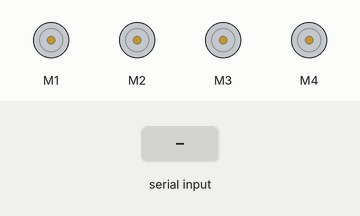
A sketch run on a simulated Arduino Uno, built with avr-gcc and run on an emulated ATmega328P. Shown: 4 × DC motor (green arrow = forward, orange = backward, longer = faster). The test bench sets the inputs (shaded band).

Above: at 1.2 s.
1.3 s: "F" received over Serial
At 2.3 s:
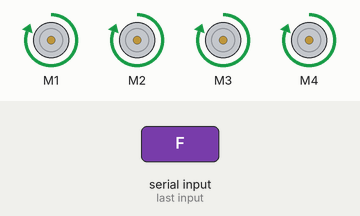
2.8 s: "B" received over Serial
At 3.4 s:
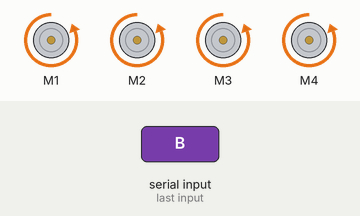
4.3 s: "L" received over Serial
At 4.6 s:
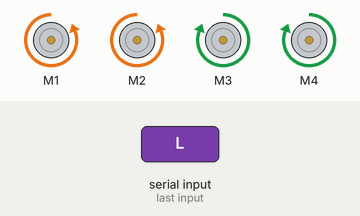
5.8 s: "R" received over Serial
At 6.9 s:
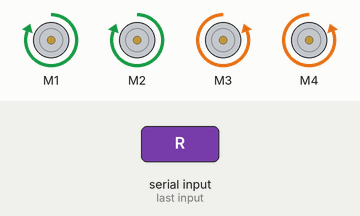
7.3 s: "I" received over Serial
At 8.1 s:
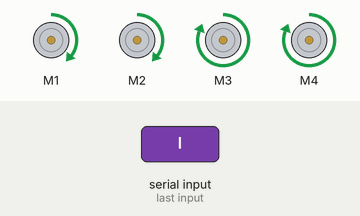
8.8 s: "G" received over Serial
At 9.2 s:
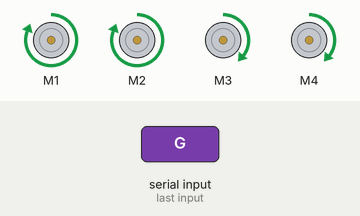
Timing chart, 0 to 11.3 s (numbered marks = the images above; inputs shaded):
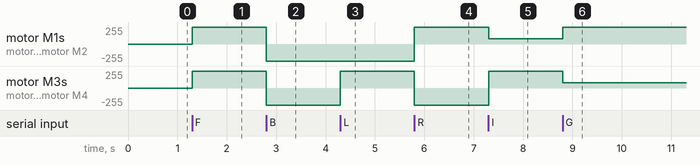

Measured:
- after the input at 1.3 s, motor M1–4: stopped → forward 255/255 at once
- after the input at 2.8 s, motor M1–4: forward 255/255 → backward 255/255 at once
- after the input at 4.3 s, motor M3, motor M4: backward 255/255 → forward 255/255 at once
- after the input at 5.8 s, motor M1, motor M2: backward 255/255 → forward 255/255 at once; motor M3, motor M4: forward 255/255 → backward 255/255 at once
- after the input at 7.3 s, motor M1, motor M2: forward 255/255 → forward 82/255 at once; motor M3, motor M4: backward 255/255 → forward 255/255 at once
- after the input at 8.8 s, motor M1, motor M2: forward 82/255 → forward 255/255 at once; motor M3, motor M4: forward 255/255 → forward 82/255 at once

The sketch:

CARORG.ino
```cpp
#include <AFMotor.h>

//initial motors pin
AF_DCMotor motor1(1, MOTOR12_1KHZ);
AF_DCMotor motor2(2, MOTOR12_1KHZ);
AF_DCMotor motor3(3, MOTOR34_1KHZ);
AF_DCMotor motor4(4, MOTOR34_1KHZ);

int val;
int Speeed = 255;

void setup()
{
  Serial.begin(9600);  //Set the baud rate to your Bluetooth module.
}
void loop(){
  if(Serial.available() > 0){
    val = Serial.read();


          if (val == 'F'){
            motor1.setSpeed(Speeed); //Define maximum velocity
  motor1.run(FORWARD); //rotate the motor clockwise
  motor2.setSpeed(Speeed); //Define maximum velocity
  motor2.run(FORWARD); //rotate the motor clockwise
  motor3.setSpeed(Speeed);//Define maximum velocity
  motor3.run(FORWARD); //rotate the motor clockwise
  motor4.setSpeed(Speeed);//Define maximum velocity
  motor4.run(FORWARD); //rotate the motor clockwise
          }

          if (val == 'B'){
           motor1.setSpeed(Speeed); //Define maximum velocity
  motor1.run(BACKWARD); //rotate the motor anti-clockwise
  motor2.setSpeed(Speeed); //Define maximum velocity
  motor2.run(BACKWARD); //rotate the motor anti-clockwise
  motor3.setSpeed(Speeed); //Define maximum velocity
  motor3.run(BACKWARD); //rotate the motor anti-clockwise
  motor4.setSpeed(Speeed); //Define maximum velocity
  motor4.run(BACKWARD); //rotate the motor anti-clockwise
          }

          if (val == 'L'){
            motor1.setSpeed(Speeed); //Define maximum velocity
  motor1.run(BACKWARD); //rotate the motor anti-clockwise
  motor2.setSpeed(Speeed); //Define maximum velocity
  motor2.run(BACKWARD); //rotate the motor anti-clockwise
  motor3.setSpeed(Speeed); //Define maximum velocity
  motor3.run(FORWARD);  //rotate the motor clockwise
  motor4.setSpeed(Speeed); //Define maximum velocity
  motor4.run(FORWARD);  //rotate the motor clockwise
          }

          if (val == 'R'){
            motor1.setSpeed(Speeed); //Define maximum velocity
  motor1.run(FORWARD); //rotate the motor clockwise
  motor2.setSpeed(Speeed); //Define maximum velocity
  motor2.run(FORWARD); //rotate the motor clockwise
  motor3.setSpeed(Speeed); //Define maximum velocity
  motor3.run(BACKWARD); //rotate the motor anti-clockwise
  motor4.setSpeed(Speeed); //Define maximum velocity
  motor4.run(BACKWARD); //rotate the motor anti-clockwise
          }
          if (val == 'I'){
            motor1.setSpeed(Speeed/3.1); //Define maximum velocity
  motor1.run(FORWARD); //rotate the motor clockwise
  motor2.setSpeed(Speeed/3.1); //Define maximum velocity
  motor2.run(FORWARD); //rotate the motor clockwise
  motor3.setSpeed(Speeed);//Define maximum velocity
  motor3.run(FORWARD); //rotate the motor clockwise
  motor4.setSpeed(Speeed);//Define maximum velocity
  motor4.run(FORWARD); //rotate the motor clockwise
          }

          if (val == 'G'){
            motor1.setSpeed(Speeed); //Define maximum velocity
  motor1.run(FORWARD); //rotate the motor clockwise
  motor2.setSpeed(Speeed); //Define maximum velocity
  motor2.run(FORWARD); //rotate the motor clockwise
  motor3.setSpeed(Speeed/3.1);//Define maximum velocity
  motor3.run(FORWARD); //rotate the motor clockwise
  motor4.setSpeed(Speeed/3.1);//Define maximum velocity
  motor4.run(FORWARD); //rotate the motor clockwise
          }

          if (val == 'J'){
            motor1.setSpeed(Speeed/3.1); //Define maximum velocity
  motor1.run(BACKWARD); //rotate the motor anti-clockwise
  motor2.setSpeed(Speeed/3.1); //Define maximum velocity
  motor2.run(BACKWARD); //rotate the motor anti-clockwise
  motor3.setSpeed(Speeed); //Define maximum velocity
  motor3.run(BACKWARD); //rotate the motor anti-clockwise
  motor4.setSpeed(Speeed); //Define maximum velocity
  motor4.run(BACKWARD); //rotate the motor anti-clockwise
          }

          if (val == 'H'){
            motor1.setSpeed(Speeed); //Define maximum velocity
  motor1.run(BACKWARD); //rotate the motor anti-clockwise
  motor2.setSpeed(Speeed); //Define maximum velocity
  motor2.run(BACKWARD); //rotate the motor anti-clockwise
  motor3.setSpeed(Speeed/3.1); //Define maximum velocity
  motor3.run(BACKWARD); //rotate the motor anti-clockwise
  motor4.setSpeed(Speeed/3.1); //Define maximum velocity
  motor4.run(BACKWARD); //rotate the motor anti-clockwise
          }
          if (val == 'S'){
            motor1.setSpeed(0); //Define minimum velocity
  motor1.run(RELEASE); //stop the motor when release the button
  motor2.setSpeed(0); //Define minimum velocity
  motor2.run(RELEASE); //rotate the motor clockwise
  motor3.setSpeed(0); //Define minimum velocity
  motor3.run(RELEASE); //stop the motor when release the button
  motor4.setSpeed(0); //Define minimum velocity
  motor4.run(RELEASE); //stop the motor when release the button
          }
  }
}
```
